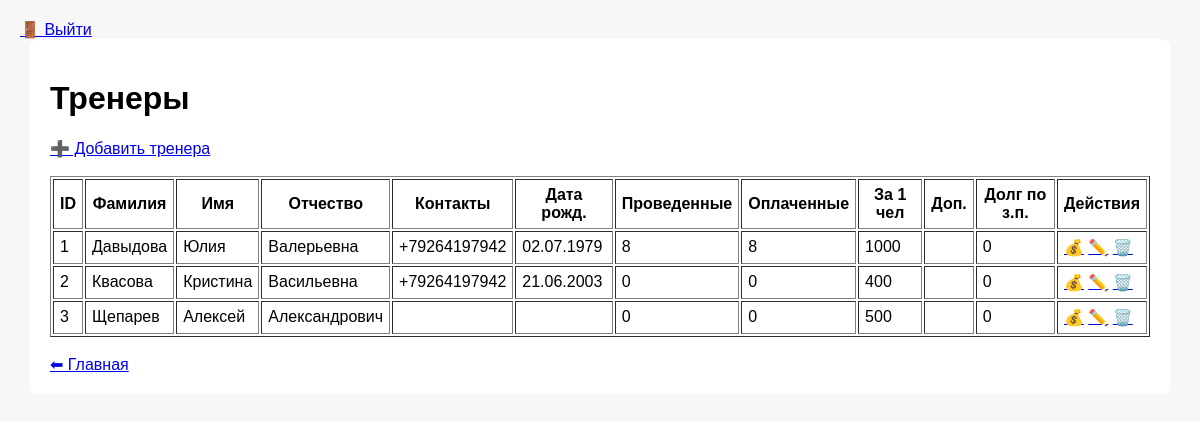
/coaches (signed in), run on an earlier commit of the app's database.
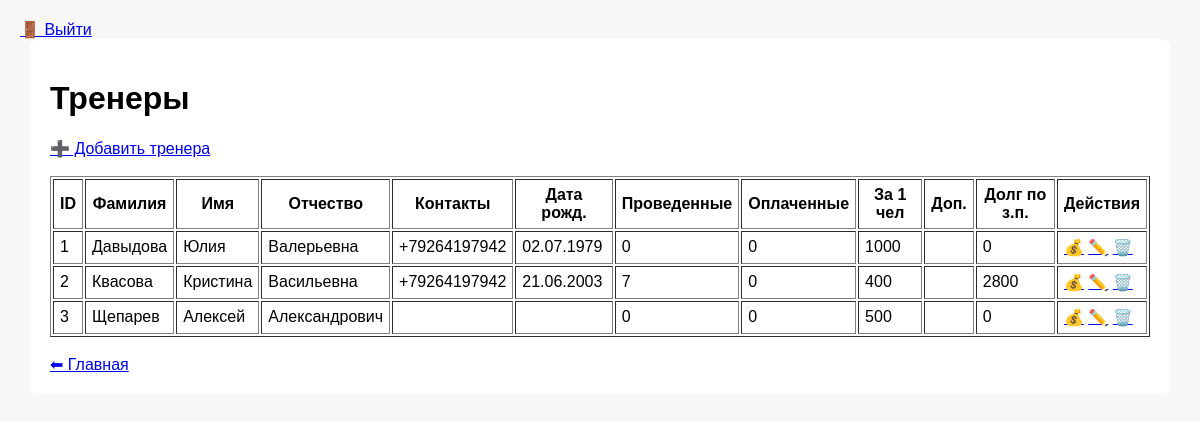
And on a later commit of the database.
### tables this page shows
CREATE TABLE coaches
                   (
                       id INTEGER PRIMARY KEY AUTOINCREMENT,
                       first_name TEXT NOT NULL,
                       last_name TEXT NOT NULL,
                       middle_name TEXT,
                       contacts TEXT,
                       birthday TEXT,
                       lessons_count INTEGER,
                       lessons_paid INTEGER,
                       student_payment INTEGER,
                       additional_info TEXT,
                       creation_date TEXT
                   );

### app.py (the view)
    def wrapper(*args, **kwargs):
        if "user" not in session:
            return redirect(url_for("login"))
        return fn(*args, **kwargs)

### app.py (called while the page is built)
def login_required(fn):
    def wrapper(*args, **kwargs):
        if "user" not in session:
            return redirect(url_for("login"))
        return fn(*args, **kwargs)
    wrapper.__name__ = fn.__name__
    return wrapper

@app.route("/coaches")
@login_required
def coaches():
    coaches_raw = db.get_all_coaches()
    coaches = []
    for c in coaches_raw:
        coach = dict(c)  # ← ключевой момент
        coach["lessons_paid"] = int(coach["lessons_paid"] or 0)
        coach["student_payment"] = int(coach["student_payment"] or 0)
        coach["lessons_count"] = int(coach["lessons_count"] or 0)
        coaches.append(coach)
    return render_template("coaches.html", coaches=coaches)

@app.template_filter("ru_date")
@login_required
def ru_date(value):
    if not value:
        return ""
    for fmt in ("%Y.%m.%d", "%Y-%m-%d"):
        try:
            return datetime.strptime(value, fmt).strftime("%d.%m.%Y")
        except ValueError:
            pass
    return value  # если формат неожиданный

### database.py (called while the page is built)
def get_connection():
    conn = sqlite3.connect(DB_NAME)
    conn.row_factory = sqlite3.Row
    return conn

### templates/coaches.html (shortened to what this page needs)
{% extends "base.html" %}
{% block content %}
<h1>Тренеры</h1>
<a href="{{ url_for('add_coach') }}">➕ Добавить тренера</a><br><br>
<table border="1" cellpadding="6">
    <tr>
        <th>ID</th>
        <th>Фамилия</th>
        <th>Имя</th>
        <th>Отчество</th>
        <th>Контакты</th>
        <th>Дата рожд.</th>
        <th>Проведенные</th>
        <th>Оплаченные</th>
        <th>За 1 чел</th>
        <th>Доп.</th>
        <th>Долг по з.п.</th>
        <th>Действия</th>
    </tr>
    {% for coach in coaches %}
    <tr>
        <td>{{ coach.id }}</td>
        <td>{{ coach.last_name }}</td>
        <td>{{ coach.first_name }}</td>
        <td>{{ coach.middle_name }}</td>
        <td>{{ coach.contacts }}</td>
        <td>{{ coach.birthday | ru_date }}</td>
        <td>{{ coach.lessons_count }}</td>
        <td>{{ coach.lessons_paid }}</td>
        <td>{{ coach.student_payment }}</td>
        <td>{{ coach.additional_info }}</td>
        <td>
            {{ (coach.lessons_count - coach.lessons_paid) * coach.student_payment }}
        </td>
        <td>
            <a href="{{ url_for('give_money_to_coach', coach_id=coach.id) }}">💰</a>
            <a href="{{ url_for('edit_coach', coach_id=coach.id) }}">✏️</a>
            <a href="#" class="delete-btn" data-url="{{  url_for('delete_coach', coach_id=coach.id)  }}">🗑️</a>
        </td>
    </tr>
    {% endfor %}
</table>
<br>
<a href="{{ url_for('index') }}">⬅ Главная</a>
{% endblock %}

What changed in the data, as far as the page shows it:
changed coaches "Давыдова": lessons_count "8" → "0"; lessons_paid "8" → "0"
changed coaches "Квасова": lessons_count "0" → "7"; lessons_count+lessons_paid+student_payment "0" → "2800"
